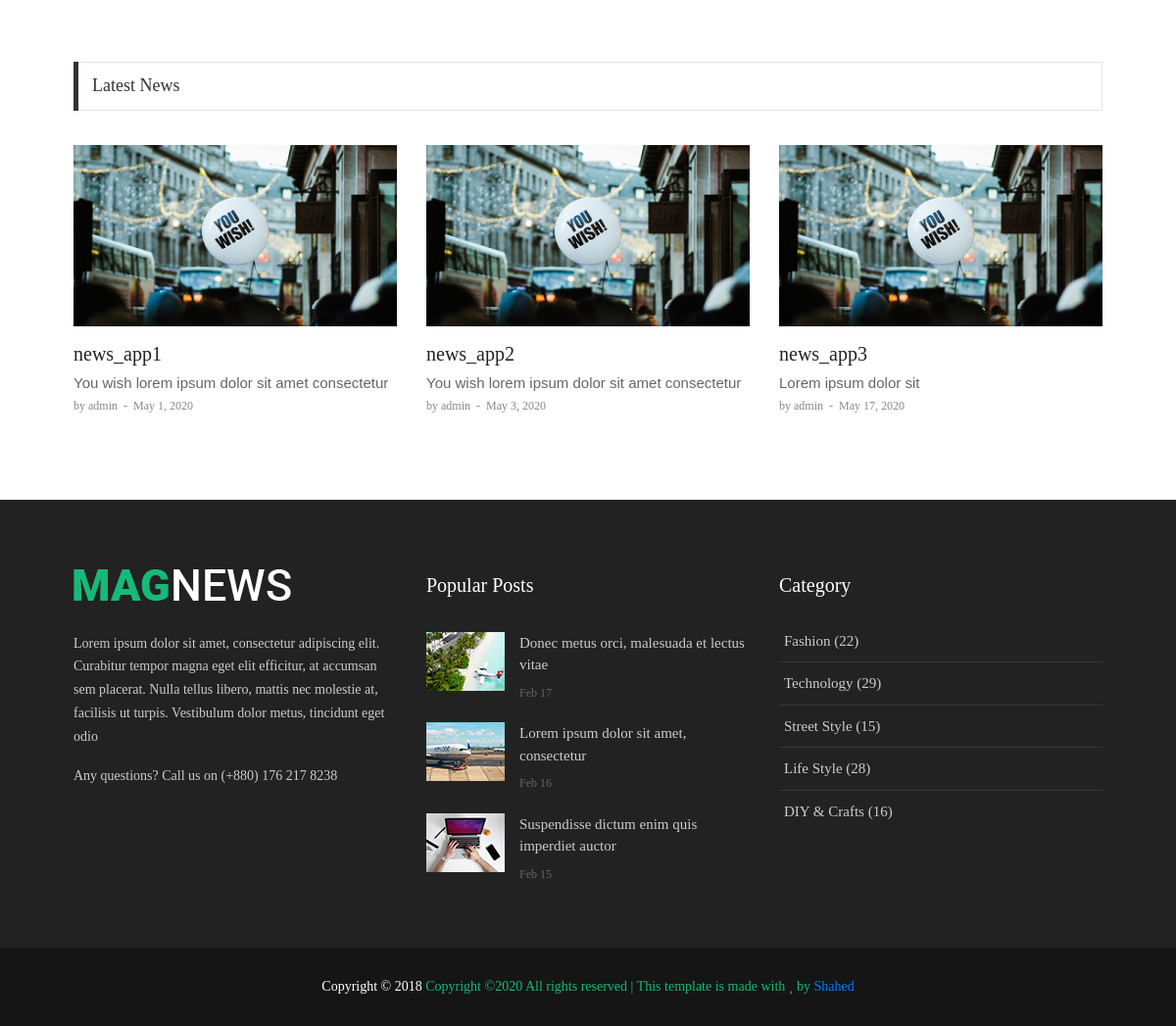
Before: / (lower part) with the older database file.
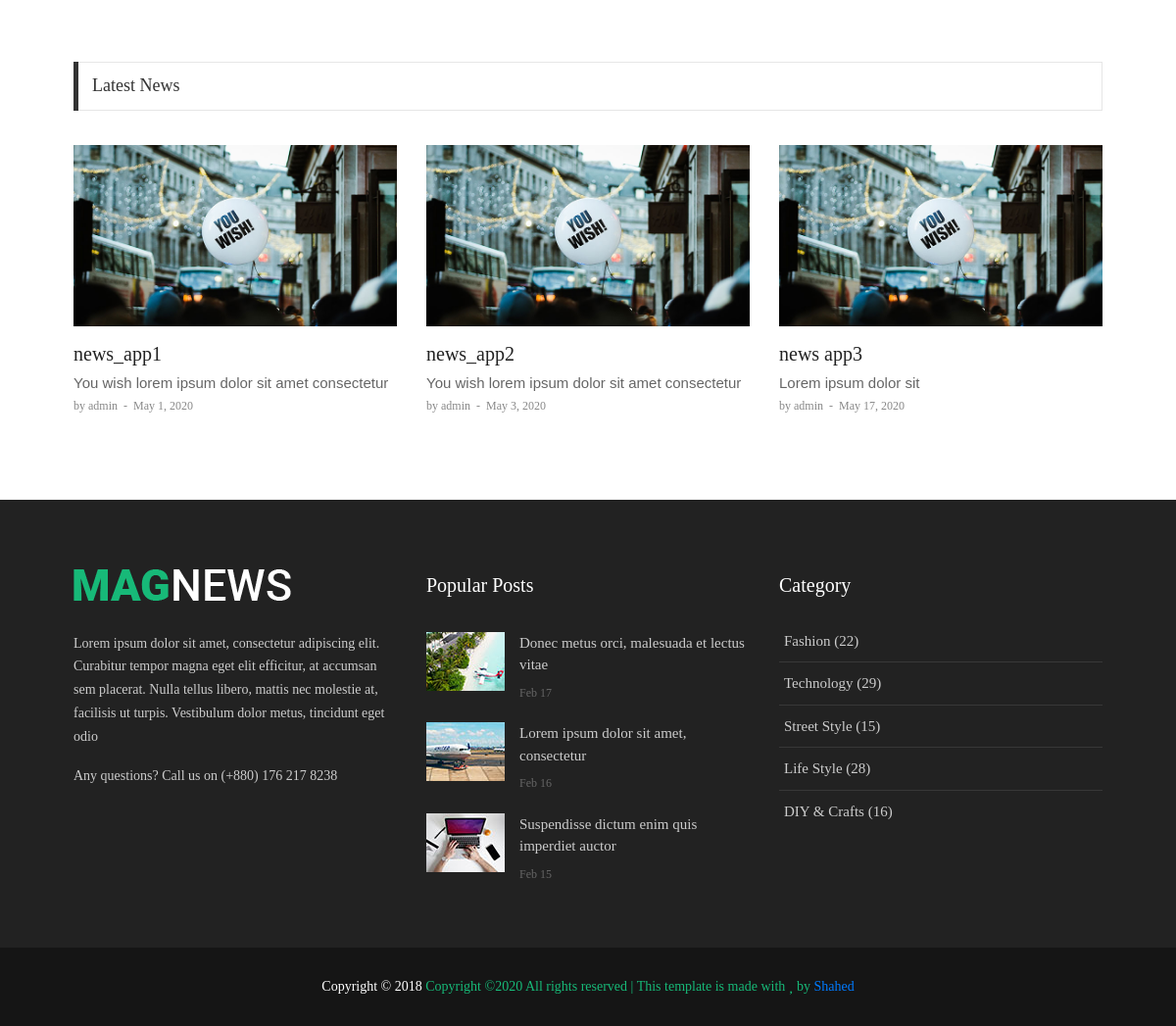
After: the same page with the newer database file.
### news/models.py (models this page shows, shortened)
class News(models.Model):
    name = models.CharField(max_length=50)
    short_txt = models.TextField()
    body_txt = models.TextField()
    date = models.DateField()
    image = models.TextField()
    writter = models.CharField(max_length=50)

### main/views.py (the view)
# urls.py: 2. Add a URL to urlpatterns:  path('', views.home, name='home')
def home(request):
    qrr = fooAbout.objects.all()
    links = Main.objects.all()
    new_news = News.objects.all()
    return render(request, 'front/home.html', {"title":"Home","site": qrr,"link":links,"news":new_news})

### main/templates/front/home.html (shortened to what this page needs)
{% extends 'base.html' %}
{% load static %}
{% block content %}
<section class="bg0 p-t-60 p-b-40">
    <div class="container">
        <div class="how2 how2-cl4 flex-s-c">
            <h3 class="f1-m-2 cl3 tab01-title">
                Latest News
            </h3>
        </div>
        <div class="row p-t-35">
            {% for i in news %}
            <div class="col-sm-6 col-md-4">
                <div class="m-b-45">
                    <a href="{% url 'news_detail' word=i.name %}" class="wrap-pic-w hov1 trans-03">
                        <img src="{% static 'front/images/latest-01.jpg' %}" alt="IMG">
                    </a>
                    <div class="p-t-16">
                        <h5 class="p-b-5">
                            <a href="{% url 'news_detail' word=i.name %}" class="f1-m-3 cl2 hov-cl10 trans-03">
									{{i.name}}
								</a>
                        </h5>
                        <p>{{i.short_txt}}</p>
                        <span class="cl8">
								<a href="#" class="f1-s-4 cl8 hov-cl10 trans-03">
									by {{i.writter}}
								</a>
								<span class="f1-s-3 m-rl-3">
									-
								</span>
                        <span class="f1-s-3">
									{{i.date}}
								</span>
                        </span>
                    </div>
                </div>
            </div>
            {% endfor %}
        </div>
    </div>
</section>
{% endblock %}

Changed rows visible on the page:
changed News "Lorem ipsum dolor sit": name "news_app3" → "news app3"
